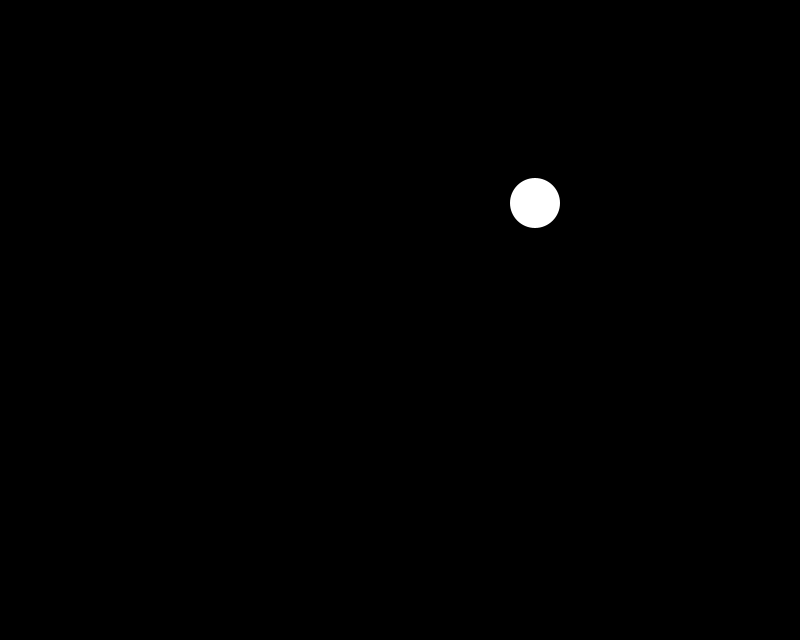
Frame 1 (no input)
Frame 60 (the mouse pressed at the canvas centre just before this capture): identical to frame 1, image omitted
Frame 120 (the mouse held since frame 60 and released just before this capture): identical to frame 1, image omitted

The Processing sketch that drew this single still picture (run headless with seeded random() and noise(); from frame 60 on, the mouse is pressed at the canvas centre):

// Processing sketch: throw_test
// ── throw_test.pde
int i = 0;  //カウンター
int r = 50; //ボールの半径
int t = 5; //変位の基本定数
int tx = 0; //ボールのx変位
int ty = 0; //ボールのy変位
int x = 0; //ボールのx座標
int y = 0; //ボールのy座標

int pos = 0; //現在のボールの中心座標を一瞬記録する
ArrayList<Integer> temp = new ArrayList<Integer>();  //ボールの中心座標を保持する配列

boolean trigger = false; //ballActionのモード切り替えスイッチ

void setup() {
  background(0);
  frameRate(60);
  size(800, 640); //width = 800px, height = 640px;
  
  //ボールの初期座標をセット
  x = round(setValue(r, width)); //返り値を四捨五入.切り上げはceil(value).
  y = round(setValue(r, height)); //返り値を四捨五入.切り捨てはfloor(value).
  
  //ボールの漂う速度をセット
  tx = round(setValue(-t, t));
  ty = round(setValue(-t, t));
  
  //ArrayListに初期値をセット
  for(i = 0; i < 2; i++) temp.add(0);
  
  println(tx, ty); //デバッグ
}

void draw() {
  if(mousePressed == true && 
     sq(x-mouseX) + sq(y-mouseY) < sq(r)) trigger = true;
  if(mousePressed == false) trigger = false;
  
  ballAction(trigger);
  
  noStroke();
  fill(255);
  ellipse(x, y, r, r);
}

float setValue(int a, int b) {
  float X = 0;
  while(X == 0) X = random(a, b); //0がセットされないように頑張ってくれるはず
  return X;
}

void ballAction(boolean trigger) {
  if(trigger){
    fade(); //残像
    
    x = mouseX;
    y = mouseY;
    
    pos = 1000*x + y;  //ボールの中心座標をひとつの数で記憶する魔法（？）
    temp.add(pos);
    
  } else {
    background(0); //背景塗りつぶし
    
    tx = temp.get(0)/1000 - temp.get(1)/1000;  //posからx座標の成分を抜き出してx変位を計算
    ty = temp.get(0)%1000 - temp.get(1)%1000;  //posからy座標の成分を抜き出してy変位を計算
    
    x -= tx;
    y -= ty;
  }
  
  if(temp.size() >= 3) temp.remove(0);
}

void fade() {
  noStroke();
  fill(0, 55);
  rectMode(CORNER);
  rect(0, 0, width, height);
}
